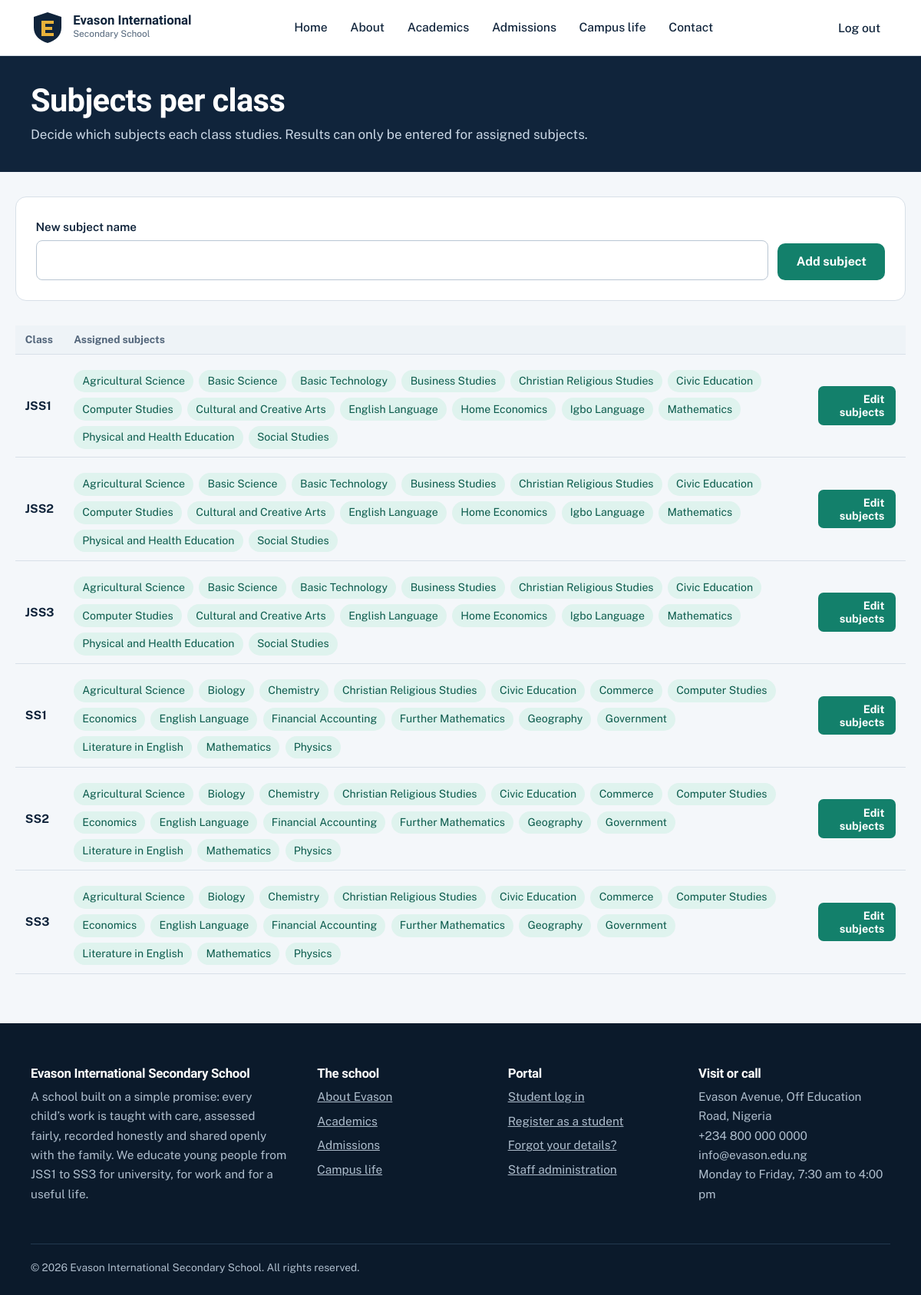
Page /portal/subjects/ (signed in) on the committed database.
### academics/models.py (models this page shows, shortened)
class SchoolClass(models.Model):
    name = models.CharField(max_length=10, unique=True)
    order = models.PositiveSmallIntegerField(unique=True)
    subjects = models.ManyToManyField("Subject", through="ClassSubject", related_name="classes", blank=True)
    class Meta:
        ordering = ["order"]
        verbose_name_plural = "classes"

class Subject(models.Model):
    name = models.CharField(max_length=80, unique=True)
    class Meta:
        ordering = ["name"]

### academics/views.py (the view)
# urls.py: path("subjects/", views.subjects, name="subjects"),
@admin_required
def subjects(request):
    form = SubjectForm(request.POST or None)
    if request.method == "POST" and form.is_valid():
        subject = form.save()
        messages.success(request, f"{subject.name} added. Now tick the classes that offer it.")
        return redirect("subjects")
    classes = SchoolClass.objects.prefetch_related("subjects")
    return render(request, "portal/subjects.html", {"classes": classes, "form": form, "all_subjects": Subject.objects.all()})

### academics/forms.py
class SubjectForm(forms.ModelForm):
    class Meta:
        model = Subject
        fields = ["name"]
        labels = {"name": "New subject name"}

### academics/views.py (called while the page is built)
def _guard(check):
    def decorator(view):
        @wraps(view)
        def wrapper(request, *args, **kwargs):
            if not request.user.is_authenticated:
                return redirect_to_login(request.get_full_path())
            if not check(request.user):
                raise PermissionDenied
            return view(request, *args, **kwargs)
        return wrapper
    return decorator

### accounts/models.py (called while the page is built)
    @property
    def is_school_admin(self):
        return self.is_superuser or self.role == self.ADMIN

### website/context.py (called while the page is built)
def school(request):
    return {"SCHOOL": settings.SCHOOL, "year": timezone.now().year}

### templates/portal/subjects.html (shortened to what this page needs)
{% extends 'base.html' %}
{% block content %}
<div class="page-head"><div class="wrap"><h1>Subjects per class</h1><p>Decide which subjects each class studies. Results can only be entered for assigned subjects.</p></div></div>
<div class="wrap portal">
  <form method="post" class="card toolbar" style="margin-bottom:2rem">
    <div class="field" style="flex:1;min-width:240px"><label for="{{ form.name.id_for_label }}">{{ form.name.label }}</label>{{ form.name }}{{ form.name.errors }}</div>
    <button class="btn btn-sea" type="submit">Add subject</button>
  </form>
  <div class="tbl-wrap"><table>
    <thead><tr><th>Class</th><th>Assigned subjects</th><th></th></tr></thead>
    <tbody>
    {% for c in classes %}
      <tr><td><strong>{{ c.name }}</strong></td>
      <td>{% if c.subjects.all %}<ul class="chips">{% for s in c.subjects.all %}<li>{{ s.name }}</li>{% endfor %}</ul>{% else %}<span class="pill draft">None assigned</span>{% endif %}</td>
      <td style="text-align:right"><a class="btn btn-sea btn-sm" href="{% url 'class_subjects' c.pk %}">Edit subjects</a></td></tr>
    {% endfor %}
    </tbody>
  </table></div>
</div>
{% endblock %}

### static/css/style.css (style rules this page uses)
:root { --ink:#10243b; --ink-2:#1b3957; --paper:#f4f7fa; --white:#fff; --line:#d8e0e8; --muted:#52657a; --gold:#e8b13a; --gold-d:#a8780f; --sea:#13806b; --sea-l:#dff3ee; --red:#b3372c; --font-d:"Bricolage Grotesque",system-ui,sans-serif; --font-b:"Public Sans",system-ui,sans-serif; --r:10px; --max:1160px; }
* { box-sizing:border-box }
html { scroll-behavior:smooth }
body { margin:0;font:400 1.0625rem/1.65 var(--font-b);color:var(--ink);background:var(--paper) }
a { color:var(--sea) }
h1,h2,h3,h4 { font-family:var(--font-d);line-height:1.12;margin:0 0 .5em;letter-spacing:-.015em }
h1 { font-size:clamp(2.4rem,5.4vw,4.3rem);font-weight:800 }
p { margin:0 0 1.1em;max-width:70ch }
.wrap { max-width:var(--max);margin:0 auto;padding:0 1.25rem }
.btn { display:inline-block;padding:.8rem 1.4rem;border-radius:var(--r);font:700 1rem var(--font-b);text-decoration:none;border:2px solid transparent;cursor:pointer;transition:transform .15s,background .15s }
.btn-sea { background:var(--sea);color:#fff }
.btn-sm { padding:.4rem .8rem;font-size:.9rem;border-radius:7px }
.chips { display:flex;flex-wrap:wrap;gap:.45rem;margin:.6rem 0 0;padding:0;list-style:none }
.chips li { background:var(--sea-l);color:#0b5b4c;padding:.2rem .7rem;border-radius:99px;font-size:.88rem }
.tbl-wrap { overflow-x:auto }
table { border-collapse:collapse;width:100% }
th,td { text-align:left;padding:.65rem .8rem;border-bottom:1px solid var(--line);font-size:.96rem }
th { font:700 .85rem var(--font-b);color:var(--muted);background:#eef3f7 }
.card { background:var(--white);border:1px solid var(--line);border-radius:14px;padding:1.6rem }
.field { margin-bottom:1.1rem }
.field label { display:block;font-weight:600;margin-bottom:.3rem;font-size:.95rem }
input[type=text],input[type=email],input[type=password],input[type=date],input[type=number],input[type=tel],select,textarea,input[type=file] { width:100%;padding:.7rem .85rem;border:1.5px solid #b9c6d3;border-radius:8px;font:inherit;background:#fff;color:var(--ink) }
.page-head { background:var(--ink);color:#fff;padding:2.2rem 0 }
.page-head h1 { font-size:clamp(1.8rem,3.5vw,2.6rem);margin:0 }
.page-head p { color:#cbd8e6;margin:.4rem 0 0 }
.portal { padding:2rem 0 4rem }
.toolbar { display:flex;gap:.8rem;flex-wrap:wrap;align-items:end;margin-bottom:1.2rem }
.toolbar .field { margin:0 }

### rows in the picture
SchoolClass: name "JSS1"
Subject: name "Agricultural Science"
Subject: name "Basic Science"
Subject: name "Basic Technology"
Subject: name "Business Studies"
Subject: name "Christian Religious Studies"
Subject: name "Civic Education"
Subject: name "Computer Studies"
Subject: name "Cultural and Creative Arts"
Subject: name "English Language"
Subject: name "Home Economics"
Subject: name "Igbo Language"
Subject: name "Mathematics"
Subject: name "Physical and Health Education"
Subject: name "Social Studies"
SchoolClass: name "JSS2"
SchoolClass: name "JSS3"
SchoolClass: name "SS1"
Subject: name "Biology"
Subject: name "Chemistry"
Subject: name "Commerce"
Subject: name "Economics"
Subject: name "Financial Accounting"
Subject: name "Further Mathematics"
Subject: name "Geography"
Subject: name "Government"
Subject: name "Literature in English"
Subject: name "Physics"
SchoolClass: name "SS2"
SchoolClass: name "SS3"

### other values in the picture
{{ SCHOOL.name }} "Evason International Secondary School"
{{ SCHOOL.address }} "Evason Avenue, Off Education Road, Nigeria"
{{ SCHOOL.phone }} "+234 800 000 0000"
{{ SCHOOL.email }} "info@evason.edu.ng"
